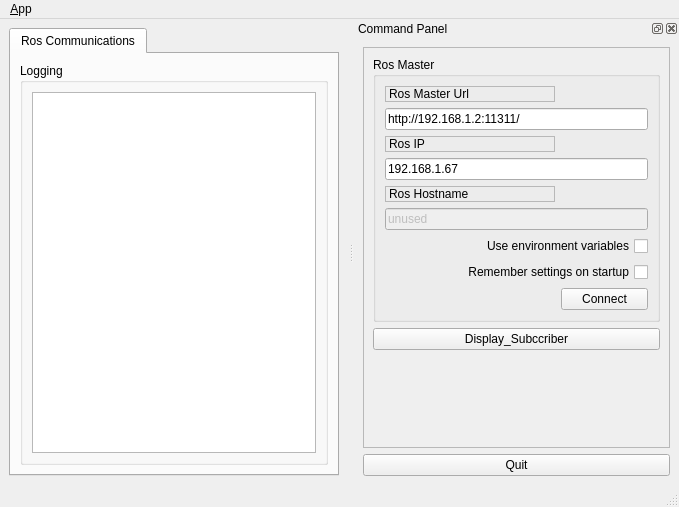
<?xml version="1.0" encoding="UTF-8"?>
<ui version="4.0">
 <class>MainWindowDesign</class>
 <widget class="QMainWindow" name="MainWindowDesign">
  <property name="geometry">
   <rect>
    <x>0</x>
    <y>0</y>
    <width>679</width>
    <height>507</height>
   </rect>
  </property>
  <property name="windowTitle">
   <string>QRosApp</string>
  </property>
  <property name="windowIcon">
   <iconset resource="../../gui_subscriber/resources/images.qrc">
    <normaloff>:/images/icon.png</normaloff>:/images/icon.png</iconset>
  </property>
  <property name="locale">
   <locale language="English" country="Australia"/>
  </property>
  <widget class="QWidget" name="centralwidget">
   <layout class="QHBoxLayout">
    <item>
     <widget class="QTabWidget" name="tab_manager">
      <property name="minimumSize">
       <size>
        <width>100</width>
        <height>0</height>
       </size>
      </property>
      <property name="locale">
       <locale language="English" country="Australia"/>
      </property>
      <property name="currentIndex">
       <number>0</number>
      </property>
      <widget class="QWidget" name="tab_status">
       <attribute name="title">
        <string>Ros Communications</string>
       </attribute>
       <layout class="QVBoxLayout" name="verticalLayout_2">
        <item>
         <widget class="QGroupBox" name="groupBox_12">
          <property name="sizePolicy">
           <sizepolicy hsizetype="MinimumExpanding" vsizetype="Preferred">
            <horstretch>0</horstretch>
            <verstretch>0</verstretch>
           </sizepolicy>
          </property>
          <property name="title">
           <string>Logging</string>
          </property>
          <layout class="QGridLayout" name="gridLayout_3">
           <item row="0" column="0">
            <widget class="QListView" name="view_logging"/>
           </item>
          </layout>
         </widget>
        </item>
       </layout>
      </widget>
     </widget>
    </item>
   </layout>
  </widget>
  <widget class="QMenuBar" name="menubar">
   <property name="geometry">
    <rect>
     <x>0</x>
     <y>0</y>
     <width>679</width>
     <height>22</height>
    </rect>
   </property>
   <widget class="QMenu" name="menu_File">
    <property name="title">
     <string>&amp;App</string>
    </property>
    <addaction name="action_Preferences"/>
    <addaction name="separator"/>
    <addaction name="actionAbout"/>
    <addaction name="actionAbout_Qt"/>
    <addaction name="separator"/>
    <addaction name="action_Quit"/>
   </widget>
   <addaction name="menu_File"/>
  </widget>
  <widget class="QStatusBar" name="statusbar"/>
  <widget class="QDockWidget" name="dock_status">
   <property name="sizePolicy">
    <sizepolicy hsizetype="Minimum" vsizetype="Preferred">
     <horstretch>0</horstretch>
     <verstretch>0</verstretch>
    </sizepolicy>
   </property>
   <property name="minimumSize">
    <size>
     <width>325</width>
     <height>420</height>
    </size>
   </property>
   <property name="allowedAreas">
    <set>Qt::RightDockWidgetArea</set>
   </property>
   <property name="windowTitle">
    <string>Command Panel</string>
   </property>
   <attribute name="dockWidgetArea">
    <number>2</number>
   </attribute>
   <widget class="QWidget" name="dockWidgetContents_2">
    <layout class="QVBoxLayout" name="verticalLayout">
     <item>
      <widget class="QFrame" name="frame">
       <property name="sizePolicy">
        <sizepolicy hsizetype="Minimum" vsizetype="Preferred">
         <horstretch>0</horstretch>
         <verstretch>0</verstretch>
        </sizepolicy>
       </property>
       <property name="frameShape">
        <enum>QFrame::StyledPanel</enum>
       </property>
       <property name="frameShadow">
        <enum>QFrame::Raised</enum>
       </property>
       <layout class="QVBoxLayout" name="verticalLayout_3">
        <item>
         <widget class="QGroupBox" name="groupBox">
          <property name="title">
           <string>Ros Master</string>
          </property>
          <layout class="QGridLayout" name="gridLayout">
           <item row="0" column="0">
            <widget class="QLabel" name="label">
             <property name="frameShape">
              <enum>QFrame::StyledPanel</enum>
             </property>
             <property name="frameShadow">
              <enum>QFrame::Raised</enum>
             </property>
             <property name="text">
              <string>Ros Master Url</string>
             </property>
            </widget>
           </item>
           <item row="1" column="0" colspan="2">
            <widget class="QLineEdit" name="line_edit_master">
             <property name="text">
              <string>http://192.168.1.2:11311/</string>
             </property>
            </widget>
           </item>
           <item row="2" column="0">
            <widget class="QLabel" name="label_2">
             <property name="frameShape">
              <enum>QFrame::StyledPanel</enum>
             </property>
             <property name="frameShadow">
              <enum>QFrame::Raised</enum>
             </property>
             <property name="text">
              <string>Ros IP</string>
             </property>
            </widget>
           </item>
           <item row="3" column="0" colspan="2">
            <widget class="QLineEdit" name="line_edit_host">
             <property name="text">
              <string>192.168.1.67</string>
             </property>
            </widget>
           </item>
           <item row="4" column="0">
            <widget class="QLabel" name="label_3">
             <property name="frameShape">
              <enum>QFrame::StyledPanel</enum>
             </property>
             <property name="frameShadow">
              <enum>QFrame::Raised</enum>
             </property>
             <property name="text">
              <string>Ros Hostname</string>
             </property>
            </widget>
           </item>
           <item row="5" column="0" colspan="2">
            <widget class="QLineEdit" name="line_edit_topic">
             <property name="enabled">
              <bool>false</bool>
             </property>
             <property name="text">
              <string>unused</string>
             </property>
            </widget>
           </item>
           <item row="6" column="0" colspan="2">
            <widget class="QCheckBox" name="checkbox_use_environment">
             <property name="layoutDirection">
              <enum>Qt::RightToLeft</enum>
             </property>
             <property name="text">
              <string>Use environment variables</string>
             </property>
            </widget>
           </item>
           <item row="7" column="0" colspan="2">
            <widget class="QCheckBox" name="checkbox_remember_settings">
             <property name="layoutDirection">
              <enum>Qt::RightToLeft</enum>
             </property>
             <property name="text">
              <string>Remember settings on startup</string>
             </property>
            </widget>
           </item>
           <item row="8" column="0">
            <spacer name="horizontalSpacer">
             <property name="orientation">
              <enum>Qt::Horizontal</enum>
             </property>
             <property name="sizeHint" stdset="0">
              <size>
               <width>170</width>
               <height>21</height>
              </size>
             </property>
            </spacer>
           </item>
           <item row="8" column="1">
            <widget class="QPushButton" name="button_connect">
             <property name="enabled">
              <bool>true</bool>
             </property>
             <property name="sizePolicy">
              <sizepolicy hsizetype="MinimumExpanding" vsizetype="Fixed">
               <horstretch>0</horstretch>
               <verstretch>0</verstretch>
              </sizepolicy>
             </property>
             <property name="toolTip">
              <string>Set the target to the current joint trajectory state.</string>
             </property>
             <property name="statusTip">
              <string>Clear all waypoints and set the target to the current joint trajectory state.</string>
             </property>
             <property name="text">
              <string>Connect</string>
             </property>
            </widget>
           </item>
          </layout>
         </widget>
        </item>
        <item>
         <widget class="QPushButton" name="Button_disp_sub">
          <property name="text">
           <string>Display_Subccriber</string>
          </property>
         </widget>
        </item>
        <item>
         <spacer name="verticalSpacer_3">
          <property name="orientation">
           <enum>Qt::Vertical</enum>
          </property>
          <property name="sizeHint" stdset="0">
           <size>
            <width>20</width>
            <height>233</height>
           </size>
          </property>
         </spacer>
        </item>
       </layout>
      </widget>
     </item>
     <item>
      <widget class="QPushButton" name="quit_button">
       <property name="sizePolicy">
        <sizepolicy hsizetype="MinimumExpanding" vsizetype="Fixed">
         <horstretch>0</horstretch>
         <verstretch>0</verstretch>
        </sizepolicy>
       </property>
       <property name="text">
        <string>Quit</string>
       </property>
      </widget>
     </item>
    </layout>
   </widget>
  </widget>
  <action name="action_Quit">
   <property name="text">
    <string>&amp;Quit</string>
   </property>
   <property name="shortcut">
    <string>Ctrl+Q</string>
   </property>
   <property name="shortcutContext">
    <enum>Qt::ApplicationShortcut</enum>
   </property>
  </action>
  <action name="action_Preferences">
   <property name="text">
    <string>&amp;Preferences</string>
   </property>
  </action>
  <action name="actionAbout">
   <property name="text">
    <string>&amp;About</string>
   </property>
  </action>
  <action name="actionAbout_Qt">
   <property name="text">
    <string>About &amp;Qt</string>
   </property>
  </action>
 </widget>
 <resources>
  <include location="../../gui_subscriber/resources/images.qrc"/>
 </resources>
 <connections>
  <connection>
   <sender>action_Quit</sender>
   <signal>triggered()</signal>
   <receiver>MainWindowDesign</receiver>
   <slot>close()</slot>
   <hints>
    <hint type="sourcelabel">
     <x>-1</x>
     <y>-1</y>
    </hint>
    <hint type="destinationlabel">
     <x>399</x>
     <y>299</y>
    </hint>
   </hints>
  </connection>
  <connection>
   <sender>quit_button</sender>
   <signal>clicked()</signal>
   <receiver>MainWindowDesign</receiver>
   <slot>close()</slot>
   <hints>
    <hint type="sourcelabel">
     <x>669</x>
     <y>475</y>
    </hint>
    <hint type="destinationlabel">
     <x>469</x>
     <y>299</y>
    </hint>
   </hints>
  </connection>
 </connections>
</ui>
